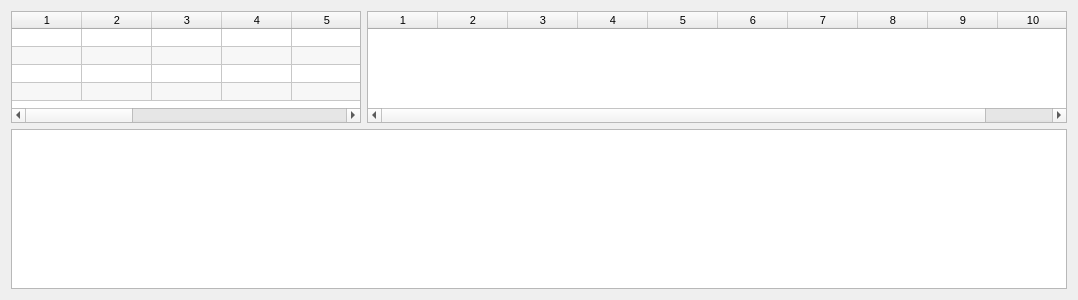
<?xml version="1.0" encoding="UTF-8"?>
<ui version="4.0">
 <class>GraphicsWidget</class>
 <widget class="QWidget" name="GraphicsWidget">
  <property name="geometry">
   <rect>
    <x>0</x>
    <y>0</y>
    <width>1074</width>
    <height>300</height>
   </rect>
  </property>
  <property name="windowTitle">
   <string>Form</string>
  </property>
  <layout class="QGridLayout" name="gridLayout">
   <item row="0" column="0">
    <widget class="QTableWidget" name="anchorTable">
     <property name="sizePolicy">
      <sizepolicy hsizetype="Minimum" vsizetype="Minimum">
       <horstretch>0</horstretch>
       <verstretch>0</verstretch>
      </sizepolicy>
     </property>
     <property name="minimumSize">
      <size>
       <width>0</width>
       <height>112</height>
      </size>
     </property>
     <property name="maximumSize">
      <size>
       <width>350</width>
       <height>16777215</height>
      </size>
     </property>
     <property name="font">
      <font>
       <pointsize>8</pointsize>
      </font>
     </property>
     <property name="sizeAdjustPolicy">
      <enum>QAbstractScrollArea::AdjustToContents</enum>
     </property>
     <property name="alternatingRowColors">
      <bool>true</bool>
     </property>
     <property name="rowCount">
      <number>4</number>
     </property>
     <property name="columnCount">
      <number>12</number>
     </property>
     <attribute name="horizontalHeaderDefaultSectionSize">
      <number>70</number>
     </attribute>
     <attribute name="horizontalHeaderMinimumSectionSize">
      <number>70</number>
     </attribute>
     <attribute name="horizontalHeaderStretchLastSection">
      <bool>false</bool>
     </attribute>
     <attribute name="verticalHeaderVisible">
      <bool>false</bool>
     </attribute>
     <attribute name="verticalHeaderDefaultSectionSize">
      <number>18</number>
     </attribute>
     <attribute name="verticalHeaderHighlightSections">
      <bool>true</bool>
     </attribute>
     <attribute name="verticalHeaderMinimumSectionSize">
      <number>18</number>
     </attribute>
     <row/>
     <row/>
     <row/>
     <row/>
     <column/>
     <column/>
     <column/>
     <column/>
     <column/>
     <column/>
     <column/>
     <column/>
     <column/>
     <column/>
     <column/>
     <column/>
    </widget>
   </item>
   <item row="2" column="0" colspan="2">
    <widget class="GraphicsView" name="graphicsView"/>
   </item>
   <item row="0" column="1">
    <widget class="QTableWidget" name="tagTable">
     <property name="sizePolicy">
      <sizepolicy hsizetype="Minimum" vsizetype="Minimum">
       <horstretch>0</horstretch>
       <verstretch>0</verstretch>
      </sizepolicy>
     </property>
     <property name="minimumSize">
      <size>
       <width>0</width>
       <height>71</height>
      </size>
     </property>
     <property name="maximumSize">
      <size>
       <width>700</width>
       <height>16777215</height>
      </size>
     </property>
     <property name="font">
      <font>
       <pointsize>8</pointsize>
      </font>
     </property>
     <property name="sizeAdjustPolicy">
      <enum>QAbstractScrollArea::AdjustToContents</enum>
     </property>
     <property name="alternatingRowColors">
      <bool>true</bool>
     </property>
     <property name="rowCount">
      <number>0</number>
     </property>
     <property name="columnCount">
      <number>10</number>
     </property>
     <attribute name="horizontalHeaderDefaultSectionSize">
      <number>70</number>
     </attribute>
     <attribute name="horizontalHeaderMinimumSectionSize">
      <number>70</number>
     </attribute>
     <attribute name="horizontalHeaderStretchLastSection">
      <bool>false</bool>
     </attribute>
     <attribute name="verticalHeaderDefaultSectionSize">
      <number>18</number>
     </attribute>
     <attribute name="verticalHeaderMinimumSectionSize">
      <number>18</number>
     </attribute>
     <column/>
     <column/>
     <column/>
     <column/>
     <column/>
     <column/>
     <column/>
     <column/>
     <column/>
     <column/>
    </widget>
   </item>
  </layout>
 </widget>
 <customwidgets>
  <customwidget>
   <class>GraphicsView</class>
   <extends>QGraphicsView</extends>
   <header>GraphicsView.h</header>
  </customwidget>
 </customwidgets>
 <resources/>
 <connections/>
</ui>
